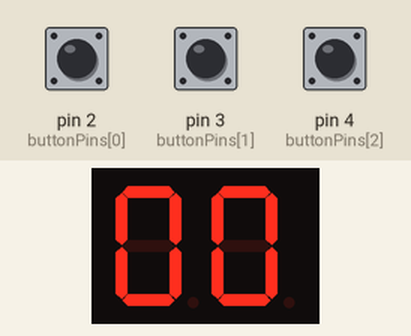
This sketch was run on a simulated Arduino Uno, built with avr-gcc and run on an emulated ATmega328P. On the bench: 2-digit seven-segment display. Wiring (inferred from the names in the program): 2-digit 7-segment display, segments lit when HIGH: segments pin 10, pin 11, pin 5, pin 6, pin 7, pin 9, pin 8; digit selects A4, A5. The test bench sets the inputs (shaded band); at power-on: pin 2 (buttonPins[0]) HIGH, pin 3 (buttonPins[1]) HIGH, pin 4 (buttonPins[2]) HIGH. The segment pins are drawn as the display they are named for.

Above: at 1.2 s.
1.3 s: pin 2 (buttonPins[0]) pulled LOW for 1 s
At 3.2 s:
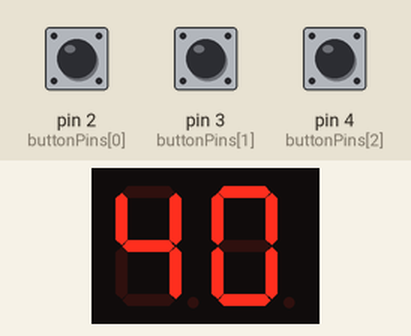
3.8 s: pin 2 (buttonPins[0]) pulled LOW for 3.2 s
At 8.1 s:
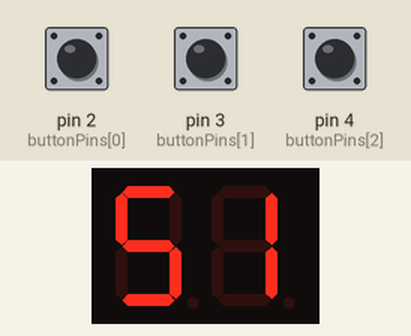
8.5 s: pin 2 (buttonPins[0]) pulled LOW for 3.2 s
At 12.9 s:
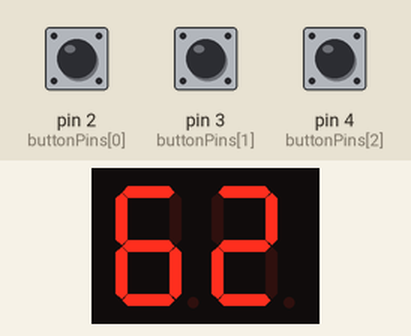
13.2 s: pin 3 (buttonPins[1]) pulled LOW for 1 s
At 15.0 s:
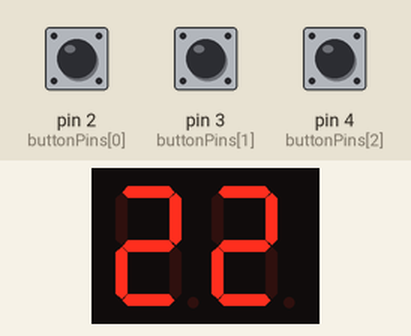
15.7 s: pin 3 (buttonPins[1]) pulled LOW for 1 s
At 18.3 s:
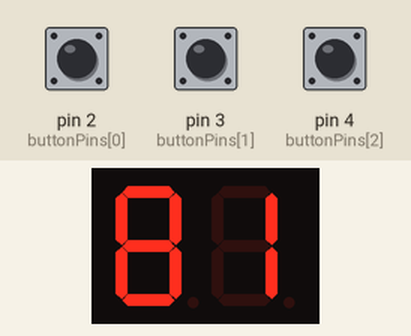

Measured:
- after the input at 1.3 s, the display: first changes after 0.30 s (image 1 shows a later state)
- after the input at 3.8 s, the display: first changes after 0.08 s (image 2 shows a later state)
- after the input at 8.5 s, the display: first changes after 0.10 s (image 3 shows a later state)
- after the input at 13.2 s, the display: first changes after 0.10 s (image 4 shows a later state)
- after the input at 15.7 s, the display: first changes after 0.32 s (image 5 shows a later state)

The sketch:

main.ino
```cpp
#define Diplay_A 10
#define Diplay_B 11
#define Diplay_C 5
#define Diplay_D 6
#define Diplay_E 7
#define Diplay_F 9
#define Diplay_G 8

// Define los pines para los segmentos
int segmentPins[] = {Diplay_A, Diplay_B, Diplay_C, Diplay_D, Diplay_E, Diplay_F, Diplay_G};
// Define los pines para los displays
int displayPins[] = {A4, A5};
// Define los pines para los botones
int buttonPins[] = {2, 3, 4};
// Variable para almacenar el valor del contador
int counter = 0;

void setup() {
  // Configura los pines de los segmentos salidas
  IOS_config();
  // Configura los pines de los displays como salidas
  DISPLAYS_config();
  // Configura los pines de los botones como entradas
  BUTTONS_config();
  }

void loop() {
  // Funcion que maneja el control de los botones
  buttonsActions();
  // Muestra el valor del contador en los displays
  showNumber(counter);
}
```

UNO_functions.ino
```cpp
void IOS_config(){
  // Son los pines de los segmentos salidas.
  for (int i = 0; i < 7; i++) {
    pinMode(segmentPins[i], OUTPUT);
  }
}

void DISPLAYS_config(){
  // Son los pines de los displays como salidas.
  for (int i = 0; i < 2; i++) {
    pinMode(displayPins[i], OUTPUT);
    digitalWrite(displayPins[i], LOW);
  }
}

void BUTTONS_config(){
  // Son los pines de los botones como esntrada.
  for (int i = 0; i < 3; i++) {
    pinMode(buttonPins[i], INPUT_PULLUP);
  }
}

void showNumber(int number) {
  //Recorre una lista de 7 segmentos en Multiplexacion y por un delay.
  int digits[2] = {number / 10, number % 10};

  for (int i = 0; i < 2; i++) {
    digitalWrite(displayPins[i], HIGH);
    showDigit(digits[i]);
    delay(50);
    digitalWrite(displayPins[i], LOW);
  }
}

void buttonsActions(){
  // Leer el estado de los botones
  if (digitalRead(buttonPins[0]) == LOW) {
    // Si el primer botón está presionado, incrementar el contador
    counter++;
    if (counter > 99) {
      counter = 0;
    }
    delay(200);
  } else if (digitalRead(buttonPins[1]) == LOW) {
    // Si el segundo botón está presionado, decrementar el contador
    counter--;
    if (counter < 0) {
      counter = 99;
    }
    delay(200);
  } else if (digitalRead(buttonPins[2]) == LOW) {
    // Si el tercer botón está presionado, resetear el contador a cero
    counter = 0;
    delay(200);
  }
}

void showDigit(int digit) {
  displayClear();
   switch (digit) {
    // Enciende conjunto LED correspondiente al numero.
  	case 0:
      digitalWrite(Diplay_A, HIGH);
      digitalWrite(Diplay_B, HIGH);
      digitalWrite(Diplay_C, HIGH);
      digitalWrite(Diplay_D, HIGH);
      digitalWrite(Diplay_E, HIGH);
      digitalWrite(Diplay_F, HIGH);
      break;
  	case 1:
      digitalWrite(Diplay_B, HIGH);
      digitalWrite(Diplay_C, HIGH);
    	break;
    case 2:
      digitalWrite(Diplay_A, HIGH);
    	digitalWrite(Diplay_B, HIGH);
      digitalWrite(Diplay_G, HIGH);
    	digitalWrite(Diplay_E, HIGH);
    	digitalWrite(Diplay_D, HIGH);
    	break;
    case 3:
      digitalWrite(Diplay_A, HIGH);
    	digitalWrite(Diplay_B, HIGH);
      digitalWrite(Diplay_G, HIGH);
    	digitalWrite(Diplay_C, HIGH);
    	digitalWrite(Diplay_D, HIGH);
    	break;
    case 4:
      digitalWrite(Diplay_F, HIGH);
    	digitalWrite(Diplay_G, HIGH);
      digitalWrite(Diplay_B, HIGH);
    	digitalWrite(Diplay_C, HIGH);
    	break;
    case 5:
      digitalWrite(Diplay_A, HIGH);
    	digitalWrite(Diplay_F, HIGH);
      digitalWrite(Diplay_G, HIGH);
    	digitalWrite(Diplay_C, HIGH);
    	digitalWrite(Diplay_D, HIGH);
    	break;
    case 6:
      digitalWrite(Diplay_A, HIGH);
    	digitalWrite(Diplay_F, HIGH);
      digitalWrite(Diplay_G, HIGH);
    	digitalWrite(Diplay_C, HIGH);
    	digitalWrite(Diplay_E, HIGH);
    	digitalWrite(Diplay_D, HIGH);
    	break;
    case 7:
      digitalWrite(Diplay_A, HIGH);
    	digitalWrite(Diplay_B, HIGH);
    	digitalWrite(Diplay_C, HIGH);
    	break;
    case 8:
      digitalWrite(Diplay_A, HIGH);
      digitalWrite(Diplay_B, HIGH);
      digitalWrite(Diplay_C, HIGH);
      digitalWrite(Diplay_D, HIGH);
      digitalWrite(Diplay_E, HIGH);
      digitalWrite(Diplay_F, HIGH);
      digitalWrite(Diplay_G, HIGH);
    	break;
    case 9:
      digitalWrite(Diplay_A, HIGH);
      digitalWrite(Diplay_B, HIGH);
      digitalWrite(Diplay_C, HIGH);
      digitalWrite(Diplay_F, HIGH);
    	digitalWrite(Diplay_G, HIGH);
    	break;
  	default:
    	// Finaliza el display
    	break;
   }
}

void displayClear(){ // Limpia el display.
  digitalWrite(Diplay_A, LOW);
	digitalWrite(Diplay_B, LOW);
	digitalWrite(Diplay_C, LOW);
	digitalWrite(Diplay_D, LOW);
	digitalWrite(Diplay_E, LOW);
	digitalWrite(Diplay_F, LOW);
	digitalWrite(Diplay_G, LOW);
}
```
